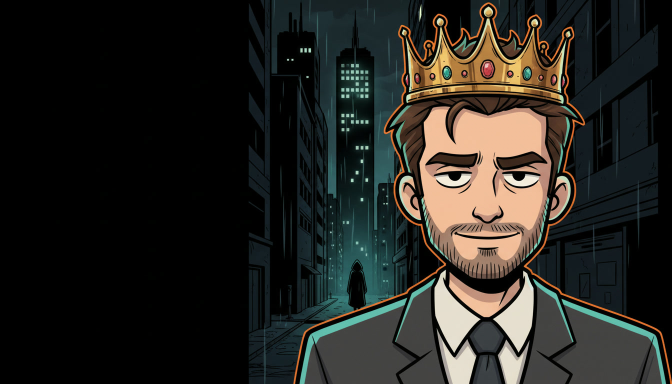
#> input picture el_precio_de_la_corona/portada_base.jpg, 1344 x 768 px (shown at 1/2 size)
$ python portada.py
#> lines starting #> are read from the running program, lines starting #| are printed output that depends on the picture
#!/usr/bin/env python3
"""Compone portada_mafia.jpg (1280x720) a partir de portada_base.jpg (imagen de Leonardo)."""
from pathlib import Path

from PIL import Image, ImageDraw, ImageFont

BASE = Path(__file__).resolve().parent
F = "/usr/share/fonts/truetype/noto/"
GRANDE = ImageFont.truetype(F + "NotoSansDisplay-ExtraCondensedBlack.ttf", 190)
MEDIA = ImageFont.truetype(F + "NotoSansDisplay-ExtraCondensedBlack.ttf", 128)
CHICA = ImageFont.truetype(F + "NotoSans-Bold.ttf", 30)

im = Image.open(BASE / "portada_base.jpg").convert("RGB")
#> im is the input picture: PIL image 1344x768 RGB; mean R, G, B 38.7, 37.6, 33.2
w, h = im.size
#> w = 1344; h = 768
im = im.crop((0, (h - w * 9 // 16) // 2, w, (h + w * 9 // 16) // 2)).resize((1280, 720), Image.LANCZOS)
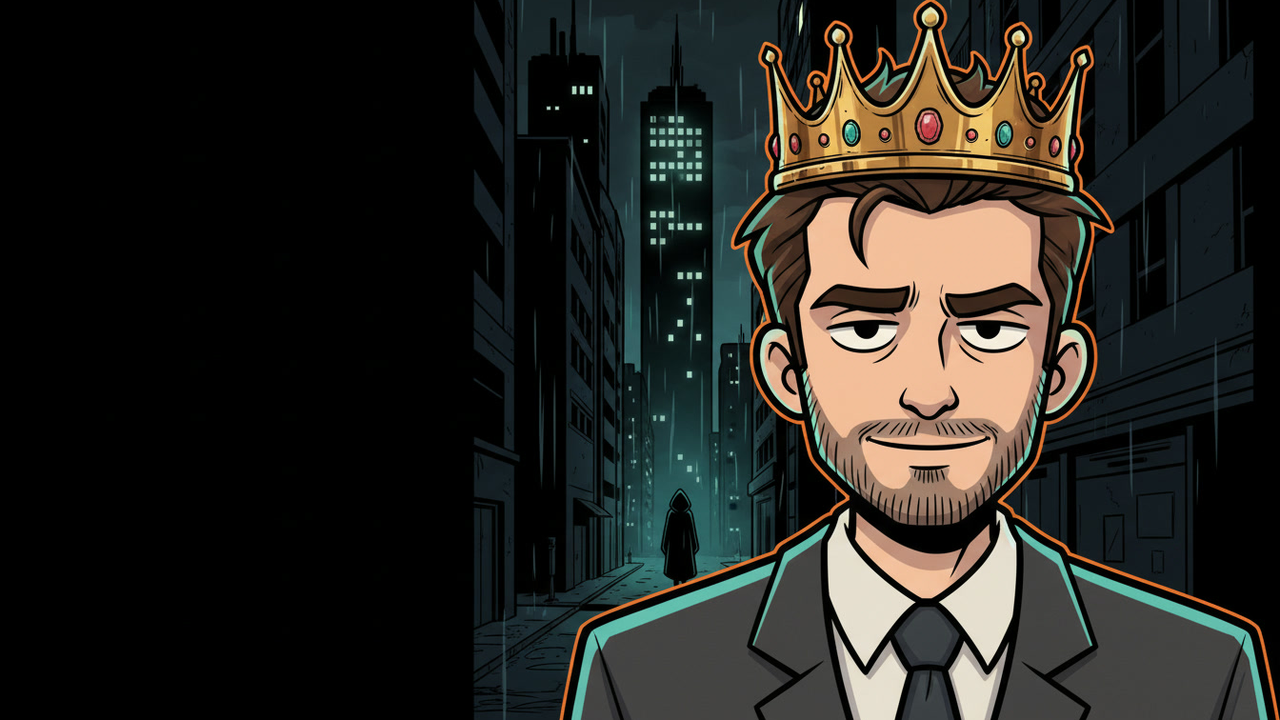
#> im: PIL image 1280x720 RGB; mean R, G, B 38.9, 37.8, 33.3
d = ImageDraw.Draw(im)

def texto(xy, s, fuente, color):
    d.text(xy, s, font=fuente, fill=color, stroke_width=9, stroke_fill=(0, 0, 0))

texto((46, 70), "DE COBRADOR", MEDIA, (255, 255, 255))
texto((46, 195), "A REY", GRANDE, (255, 205, 20))
texto((46, 385), "DE LA MAFIA", MEDIA, (255, 255, 255))

# etiqueta roja arriba a la izquierda, como la fecha de la portada del video 1
d.rectangle((0, 20, 380, 70), fill=(200, 25, 35))
d.text((18, 26), "SIN DISPARAR UN TIRO", font=CHICA, fill=(255, 255, 255))

im.save(BASE / "portada_mafia.jpg", quality=92)
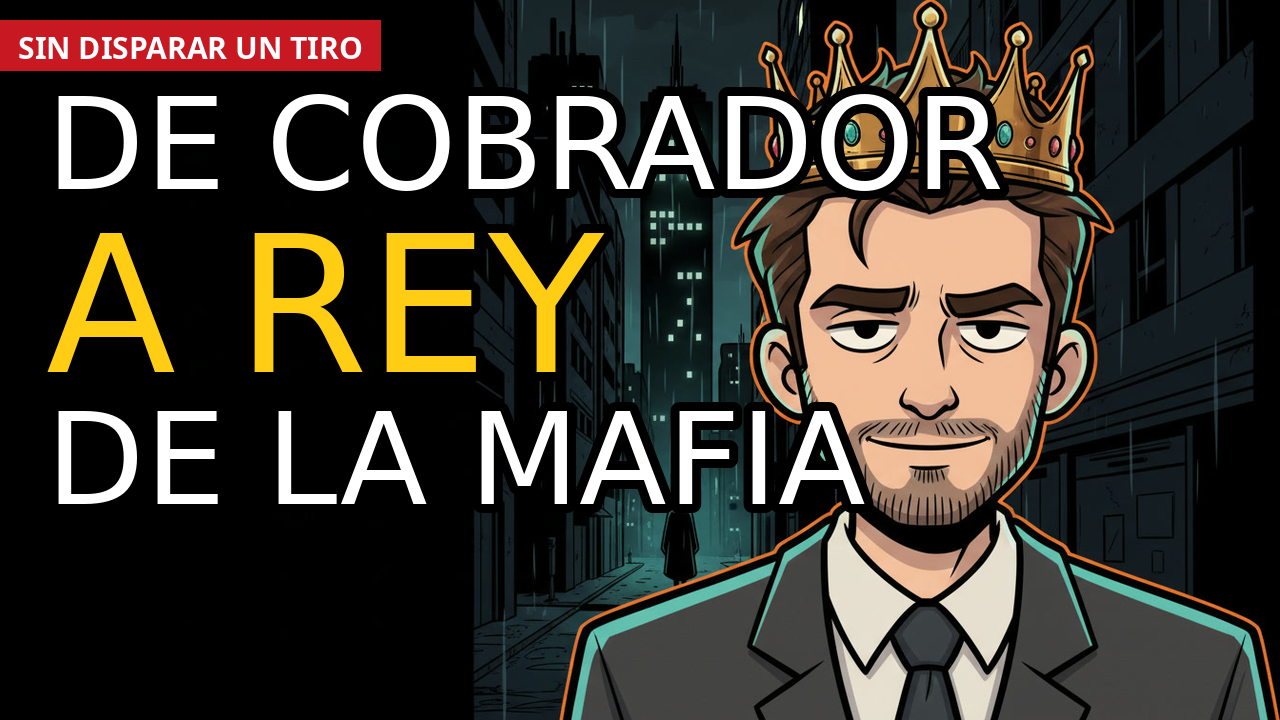
#> saved as portada_mafia.jpg: PIL image 1280x720 RGB; mean R, G, B 59.3, 53.8, 45.9
print("ok")
